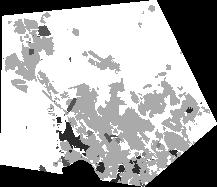
%> input picture lu_2.tif, 217 x 187 px
$ octave efact.m   (GNU Octave 9; MATLAB toolbox functions it lacks are replaced by stand-ins)
%> lines starting %> are read from the running program, lines starting %| are printed output that depends on the picture
clc;format long g;close all;
%farakhani image 2
imagA=imread ('lu_2.tif');
%> imagA is the input picture: size 187x217 uint8; min 0, max 6, mean 3.98
figure
c=histeq(imagA);
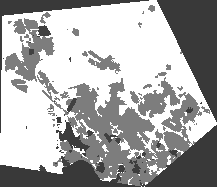
%> c: size 187x217 uint8; min 57, max 255, mean 171.4
imshow(c);
a=zeros(203,233);
a(9:195,9:225)=imagA;
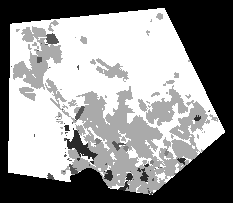
%> a: size 203x233 double; min 0, max 6, mean 3.41; drawn with min black and max white

%farakhani image 1
imageB=imread ('lu_1.tif');
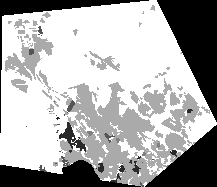
%> input picture lu_1.tif, 217 x 187 px
%> imageB is the input picture: size 187x217 uint8; min 0, max 6, mean 4.07
figure
d=histeq(imageB);
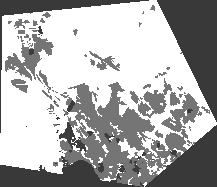
%> d: size 187x217 uint8; min 57, max 255, mean 174.8
imshow(d);
b=zeros(203,233);
b(9:195,9:225)=imageB;
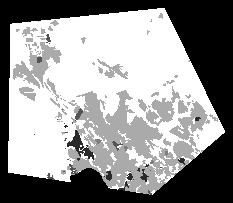
%> b: size 203x233 double; min 0, max 6, mean 3.49; drawn with min black and max white

%taghirat a az b
Q=a-b;
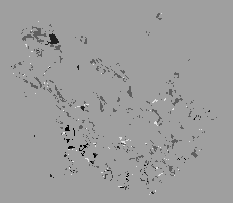
%> Q: size 203x233 double; min -5, max 3, mean -0.0796; drawn with min black and max white

%tadad pixel her karbari image 2
Urban=0;Indestry=0;Rural=0;Agricultural=0;Baier=0;Z=0;
for i=1:187
    for j=1:217

        if imagA(i,j)==1
            Urban=Urban+1;
        end

        if imagA(i,j)==2
            Indestry=Indestry+1;
        end

        if imagA(i,j)==3
            Rural=Rural+1;
        end

        if imagA(i,j)==4
            Agricultural=Agricultural+1;
        end

        if imagA(i,j)==6
            Baier=Baier+1;
        end

        if imagA(i,j)==0
            Z=Z+1;
        end

    end
end
%> after the loop, Agricultural = 9905; Baier = 20016; Indestry = 423; Rural = 90; Urban = 682; Z = 9463
Urban;Indestry;Rural;Agricultural;Baier;Z;pt=(187*217)-Z;
%> after `pt=(187*217)-Z`: pt = 31116

%mohasebe tadad pixel her karbary image 1
Urban1=0;Industry1=0;Rural1=0;Agricultural1=0;Baier1=0;Z1=0;
for i=1:187
    for j=1:217

        if imageB(i,j)==1
            Urban1=Urban1+1;
        end

        if imageB(i,j)==2
            Industry1=Industry1+1;
        end

        if imageB(i,j)==3
            Rural1=Rural1+1;
        end

        if imageB(i,j)==4
            Agricultural1=Agricultural1+1;
        end

        if imageB(i,j)==6
            Baier1=Baier1+1;
        end

        if imageB(i,j)==0
            Z1=Z1+1;
        end

    end
end
%> after the loop, Agricultural1 = 8875; Baier1 = 21432; Industry1 = 244; Rural1 = 68; Urban1 = 497; Z1 = 9463
Urban1;Industry1;Rural1;Agricultural1;Baier1;Z1;pixel_total1=(187*217)-Z1;
%> after `pixel_total1=(187*217)-Z1`: pixel_total1 = 31116

% mohasebe her ring
F_UU=zeros(1,8);Fsum_UU=zeros(1,8);F_IU=zeros(1,8);Fsum_IU=zeros(1,8);F_RU=zeros(1,8);Fsum_RU=zeros(1,8);F_AU=zeros(1,8);Fsum_AU=zeros(1,8);
F_UI=zeros(1,8);Fsum_UI=zeros(1,8);F_II=zeros(1,8);Fsum_II=zeros(1,8);F_RI=zeros(1,8);Fsum_RI=zeros(1,8);F_AI=zeros(1,8);Fsum_AI=zeros(1,8);
F_UR=zeros(1,8);Fsum_UR=zeros(1,8);F_IR=zeros(1,8);Fsum_IR=zeros(1,8);F_RR=zeros(1,8);Fsum_RR=zeros(1,8);F_AR=zeros(1,8);Fsum_AR=zeros(1,8);
F_UA=zeros(1,8);Fsum_UA=zeros(1,8);F_IA=zeros(1,8);Fsum_IA=zeros(1,8);F_RA=zeros(1,8);Fsum_RA=zeros(1,8);F_AA=zeros(1,8);Fsum_AA=zeros(1,8);

for i=9:178
    for j=9:209
        if Q(i,j)~=0
         D=[8,16,24,32,40,48,56,64];
         KUrban=zeros(1,8);KIndustry=zeros(1,8);KRural=zeros(1,8);KAgricultur=zeros(1,8);
         for d=1:8
              for m=i-d:i+d
                 for n=j-d:j+d

                     if a(m,n)==1
                        KUrban(1,d)=KUrban(1,d)+1;
                     end

                     if a(m,n)==2
                        KIndustry(1,d)=KIndustry(1,d)+1;
                     end

                     if a(m,n)==3
                        KRural(1,d)=KRural(1,d)+1;
                     end

                     if a(m,n)==4
                        KAgricultur(1,d)=KAgricultur(1,d)+1;
                     end

                 end
              end

               for q=1:7
                   kUrban(1,q+1)=KUrban(1,q+1)-KUrban(1,q);
                   kIndustry(1,q+1)=KIndustry(1,q+1)-KIndustry(1,q);
                   kRural(1,q+1)=KRural(1,q+1)-KRural(1,q);
                   kAgricultur(1,q+1)=KAgricultur(1,q+1)-KAgricultur(1,q);
               end
                   kUrban(1,1)=KUrban(1,1);
                   kIndustry(1,1)=KIndustry(1,1);
                   kRural(1,1)=KRural(1,1);
                   kAgricultur(1,1)=KAgricultur(1,1);

                  %mohasbe maghadir f
               if a(i,j)==1
                    F_UU(1,d)=(kUrban(1,d)/D(1,d))/(Urban/pt);
                    Fsum_UU(1,d)=Fsum_UU(1,d)+F_UU(1,d);
                    F_IU(1,d)=(kIndustry(1,d)/D(1,d))/(Indestry/pt);
                    Fsum_IU(1,d)=Fsum_IU(1,d)+F_IU(1,d);
                    F_RU(1,d)=(kRural(1,d)/D(1,d))/(Rural/pt);
                    Fsum_RU(1,d)=Fsum_UU(1,d)+F_RU(1,d);
                    F_AU(1,d)=(kAgricultur(1,d)/D(1,d))/(Agricultural/pt);
                    Fsum_AU(1,d)=Fsum_AU(1,d)+F_AU(1,d);
               end

               if a(i,j)==2
                    F_UI(1,d)=(kUrban(1,d)/D(1,d))/(Urban/pt);
                    Fsum_UI(1,d)=Fsum_UI(1,d)+F_UI(1,d);
                    F_II(1,d)=(kIndustry(1,d)/D(1,d))/(Indestry/pt);
                    Fsum_II(1,d)=Fsum_II(1,d)+F_II(1,d);
                    F_RI(1,d)=(kRural(1,d)/D(1,d))/(Rural/pt);
                    Fsum_RI(1,d)=Fsum_RI(1,d)+F_RI(1,d);
                    F_AI(1,d)=(kAgricultur(1,d)/D(1,d))/(Agricultural/pt);
                    Fsum_AI(1,d)=Fsum_AI(1,d)+F_AI(1,d);
               end

               if a(i,j)==3
                    F_UR(1,d)=(kUrban(1,d)/D(1,d))/(Urban/pt);
                    Fsum_UR(1,d)=Fsum_UR(1,d)+F_UR(1,d);
                    F_IR(1,d)=(kIndustry(1,d)/D(1,d))/(Indestry/pt);
                    Fsum_IR(1,d)=Fsum_IR(1,d)+F_IR(1,d);
                    F_RR(1,d)=(kRural(1,d)/D(1,d))/(Rural/pt);
                    Fsum_RR(1,d)=Fsum_RR(1,d)+F_RR(1,d);
                    F_AR(1,d)=(kAgricultur(1,d)/D(1,d))/(Agricultural/pt);
                    Fsum_AR(1,d)=Fsum_AR(1,d)+F_AR(1,d);
               end

               if a(i,j)==4
                    F_UA(1,d)=(kUrban(1,d)/D(1,d))/(Urban/pt);
                    Fsum_UA(1,d)=Fsum_UA(1,d)+F_UA(1,d);
                    F_IA(1,d)=(kIndustry(1,d)/D(1,d))/(Indestry/pt);
                    Fsum_IA(1,d)=Fsum_IA(1,d)+F_IA(1,d);
                    F_RA(1,d)=(kRural(1,d)/D(1,d))/(Rural/pt);
                    Fsum_RA(1,d)=Fsum_RA(1,d)+F_RA(1,d);
                    F_AA(1,d)=(kAgricultur(1,d)/D(1,d))/(Agricultural/pt);
                    Fsum_AA(1,d)=Fsum_AA(1,d)+F_AA(1,d);
               end

         end
        end
    end
end
%> after the loop, D = [8 16 24 32 40 48 56 64]; F_AA = [1.57 1.57 1.83 1.87 2.2 2.68 2.58 2.7]; F_AI = [0 0 0 0 0 0 0 0.196]; F_AR = [1.57 1.57 1.18 1.28 1.34 1.51 1.35 1.37]; F_AU = [1.57 1.57 1.83 2.16 2.12 2.23 2.13 2.45]; F_IA = [0 0 0 6.9 3.68 0 1.31 0]; F_II = [45.98 36.78 15.33 13.79 11.03 3.07 0 0]; F_IR = [0 0 0 0 0 0 0 0]; F_IU = [0 0 0 0 0 0 0 0]; F_RA = [0 0 0 0 0 0 0 0]; F_RI = [0 0 0 0 0 0 0 0]; F_RR = [172.9 21.61 0 0 0 0 0 0]; F_RU = [0 0 0 0 0 0 0 0]; F_UA = [0 0 0 0 0 0 0 0]; F_UI = [0 0 0 0 0 0 0 0]; F_UR = [0 0 0 0 0 0 0 0]; F_UU = [28.52 22.81 19.01 14.26 12.55 10.46 7.33 2.14]; Fsum_AA = [3409.6 2527.5 2336.2 2196.9 2081.6 1998.7 1922.6 1855.4]; Fsum_AI = [62.04 83.05 111.8 142.2 161.3 175.2 189 201.2]; Fsum_AR = [20.81 29.06 34.56 41.04 42.49 45.16 44.77 44.86]; Fsum_AU = [88.35 121.9 163.4 181.9 202.5 212.9 223 225.1]; Fsum_IA = [358.6 717.2 1057.4 1365.5 1497 1595.3 1719.5 1865.4]; Fsum_II = [9452.5 6123.9 4839.7 3724 2844.9 2102.6 1496.2 981.6]; Fsum_IR = [0 27.59 21.46 39.08 66.2 62.83 55.17 54.02]
%myangin garaften az maghadir marhele ghabel
FUU=Fsum_UU/Urban;FIU=Fsum_IU/Urban;FRU=Fsum_RU/Urban;FAU=Fsum_AU/Urban;
%> after `FUU=Fsum_UU/Urban`: FUU = [8.17 5.53 4.35 3.64 3.16 2.79 2.5 2.28]
%> after `FIU=Fsum_IU/Urban`: FIU = [0.0674 0.195 0.247 0.243 0.151 0.171 0.241 0.281]
%> after `FRU=Fsum_RU/Urban`: FRU = [8.17 5.53 4.35 3.64 3.16 2.79 2.5 2.28]
%> after `FAU=Fsum_AU/Urban`: FAU = [0.13 0.179 0.24 0.267 0.297 0.312 0.327 0.33]
FUI=Fsum_UI/Indestry;FII=Fsum_II/Indestry;FRI=Fsum_RI/Indestry;FAI=Fsum_AI/Indestry;
%> after `FUI=Fsum_UI/Indestry`: FUI = [0.0135 0.0472 0.117 0.135 0.0998 0.144 0.21 0.302]
%> after `FII=Fsum_II/Indestry`: FII = [22.35 14.48 11.44 8.8 6.73 4.97 3.54 2.32]
%> after `FRI=Fsum_RI/Indestry`: FRI = [0 0.613 0.783 0.92 1.1 1.11 0.949 0.741]
%> after `FAI=Fsum_AI/Indestry`: FAI = [0.147 0.196 0.264 0.336 0.381 0.414 0.447 0.476]
FUR=Fsum_UR/Rural;FIR=Fsum_IR/Rural;FRR=Fsum_RR/Rural;FAR=Fsum_AR/Rural;
%> after `FUR=Fsum_UR/Rural`: FUR = [0 0 0.0422 0.0951 0.0887 0.0951 0.19 0.38]
%> after `FIR=Fsum_IR/Rural`: FIR = [0 0.307 0.238 0.434 0.736 0.698 0.613 0.6]
%> after `FRR=Fsum_RR/Rural`: FRR = [47.54 29.05 19.69 10.56 3.84 1.12 0.0686 0]
%> after `FAR=Fsum_AR/Rural`: FAR = [0.231 0.323 0.384 0.456 0.472 0.502 0.497 0.498]
FUA=Fsum_UA/Agricultural;FIA=Fsum_IA/Agricultural;FRA=Fsum_RA/Agricultural;FAA=Fsum_AA/Agricultural;
%> after `FUA=Fsum_UA/Agricultural`: FUA = [0.0213 0.0305 0.0395 0.0433 0.051 0.058 0.0651 0.0736]
%> after `FIA=Fsum_IA/Agricultural`: FIA = [0.0362 0.0724 0.107 0.138 0.151 0.161 0.174 0.188]
%> after `FRA=Fsum_RA/Agricultural`: FRA = [0.0305 0.0982 0.124 0.173 0.189 0.196 0.181 0.172]
%> after `FAA=Fsum_AA/Agricultural`: FAA = [0.344 0.255 0.236 0.222 0.21 0.202 0.194 0.187]

%plot W
w_uu=log (FUU);w_iu=log (FIU);w_ru=log (FRU);w_au=log (FAU);
%> after `w_uu=log (FUU)`: w_uu = [2.1 1.71 1.47 1.29 1.15 1.02 0.915 0.823]
%> after `w_iu=log (FIU)`: w_iu = [-2.7 -1.63 -1.4 -1.42 -1.89 -1.77 -1.42 -1.27]
%> after `w_ru=log (FRU)`: w_ru = [2.1 1.71 1.47 1.29 1.15 1.02 0.915 0.823]
%> after `w_au=log (FAU)`: w_au = [-2.04 -1.72 -1.43 -1.32 -1.21 -1.16 -1.12 -1.11]
w_ui=log (FUI);w_ii=log (FII);w_ri=log (FRI);w_ai=log (FAI);
%> after `w_ui=log (FUI)`: w_ui = [-4.31 -3.05 -2.15 -2 -2.3 -1.94 -1.56 -1.2]
%> after `w_ii=log (FII)`: w_ii = [3.11 2.67 2.44 2.18 1.91 1.6 1.26 0.842]
%> after `w_ri=log (FRI)`: w_ri = [-Inf -0.489 -0.244 -0.0839 0.0984 0.101 -0.0527 -0.3]
%> after `w_ai=log (FAI)`: w_ai = [-1.92 -1.63 -1.33 -1.09 -0.964 -0.881 -0.806 -0.743]
w_ur=log (FUR);w_ir=log (FIR);w_rr=log (FRR);w_ar=log (FAR);
%> after `w_ur=log (FUR)`: w_ur = [-Inf -Inf -3.16 -2.35 -2.42 -2.35 -1.66 -0.967]
%> after `w_ir=log (FIR)`: w_ir = [-Inf -1.18 -1.43 -0.834 -0.307 -0.359 -0.489 -0.51]
%> after `w_rr=log (FRR)`: w_rr = [3.86 3.37 2.98 2.36 1.35 0.114 -2.68 -Inf]
%> after `w_ar=log (FAR)`: w_ar = [-1.46 -1.13 -0.957 -0.785 -0.751 -0.69 -0.698 -0.696]
w_ua=log (FUA);w_ia=log (FIA);w_ra=log (FRA);w_aa=log (FAA);
%> after `w_ua=log (FUA)`: w_ua = [-3.85 -3.49 -3.23 -3.14 -2.98 -2.85 -2.73 -2.61]
%> after `w_ia=log (FIA)`: w_ia = [-3.32 -2.63 -2.24 -1.98 -1.89 -1.83 -1.75 -1.67]
%> after `w_ra=log (FRA)`: w_ra = [-3.49 -2.32 -2.09 -1.75 -1.66 -1.63 -1.71 -1.76]
%> after `w_aa=log (FAA)`: w_aa = [-1.07 -1.37 -1.44 -1.51 -1.56 -1.6 -1.64 -1.67]
%> (the run ends here)
